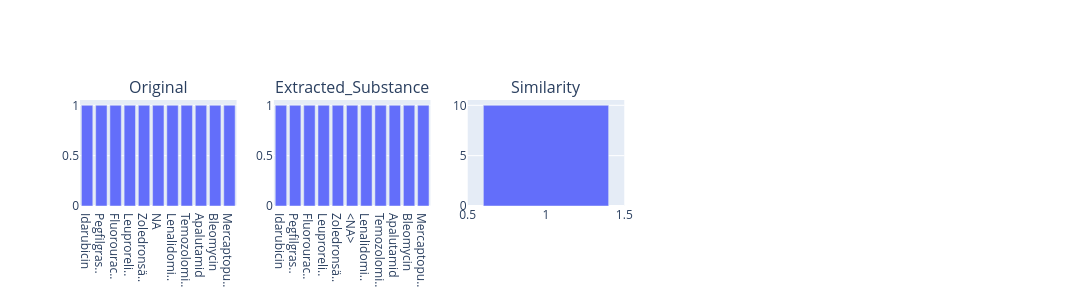

Notebook source saved alongside this figure:
### Markdown cell above
## <a id='toc1_4_'></a>[📈 analysis](#toc0_)
- ⚠️ processing may take some minutes

### Code cell
tbl.describe_df(
    df=results,
    caption="recoding",
    top_n_uniques=5,
    top_n_chars_in_index=10,
)

### Figure 1 — Plotly figure (JSON) as saved in the notebook; plotly's stock layout.template omitted (floating-point values rounded to 4 significant figures)
{"data": [{"hovertemplate": "x=%{x}<br>y=%{y}<extra></extra>", "legendgroup": "", "marker": {"color": "#636efa", "pattern": {"shape": ""}}, "name": "", "orientation": "v", "showlegend": false, "textposition": "auto", "type": "bar", "x": ["Idarubicin", "Pegfilgras..", "Fluorourac..", "Leuproreli..", "Zoledronsä..", "NA", "Lenalidomi..", "Temozolomi..", "Apalutamid", "Bleomycin", "Mercaptopu.."], "xaxis": "x", "y": [1, 1, 1, 1, 1, 1, 1, 1, 1, 1, 1], "yaxis": "y"}, {"hovertemplate": "x=%{x}<br>y=%{y}<extra></extra>", "legendgroup": "", "marker": {"color": "#636efa", "pattern": {"shape": ""}}, "name": "", "orientation": "v", "showlegend": false, "textposition": "auto", "type": "bar", "x": ["Idarubicin", "Pegfilgras..", "Fluorourac..", "Leuproreli..", "Zoledronsä..", "<NA>", "Lenalidomi..", "Temozolomi..", "Apalutamid", "Bleomycin", "Mercaptopu.."], "xaxis": "x2", "y": [1, 1, 1, 1, 1, 1, 1, 1, 1, 1, 1], "yaxis": "y2"}, {"hovertemplate": "x=%{x}<br>y=%{y}<extra></extra>", "legendgroup": "", "marker": {"color": "#636efa", "pattern": {"shape": ""}}, "name": "", "orientation": "v", "showlegend": false, "textposition": "auto", "type": "bar", "x": [1.0], "xaxis": "x3", "y": [10], "yaxis": "y3"}], "layout": {"annotations": [{"font": {"size": 16}, "showarrow": false, "text": "Original", "x": 0.084, "xanchor": "center", "xref": "paper", "y": 1, "yanchor": "bottom", "yref": "paper"}, {"font": {"size": 16}, "showarrow": false, "text": "Extracted_Substance", "x": 0.292, "xanchor": "center", "xref": "paper", "y": 1, "yanchor": "bottom", "yref": "paper"}, {"font": {"size": 16}, "showarrow": false, "text": "Similarity", "x": 0.5, "xanchor": "center", "xref": "paper", "y": 1, "yanchor": "bottom", "yref": "paper"}], "height": 300, "width": 1500, "xaxis": {"anchor": "y", "domain": [0, 0.168]}, "xaxis2": {"anchor": "y2", "domain": [0.208, 0.376]}, "xaxis3": {"anchor": "y3", "domain": [0.416, 0.584]}, "xaxis4": {"anchor": "y4", "domain": [0.624, 0.792]}, "xaxis5": {"anchor": "y5", "domain": [0.832, 1]}, "yaxis": {"anchor": "x", "domain": [0, 1]}, "yaxis2": {"anchor": "x2", "domain": [0, 1]}, "yaxis3": {"anchor": "x3", "domain": [0, 1]}, "yaxis4": {"anchor": "x4", "domain": [0, 1]}, "yaxis5": {"anchor": "x5", "domain": [0, 1]}}}
